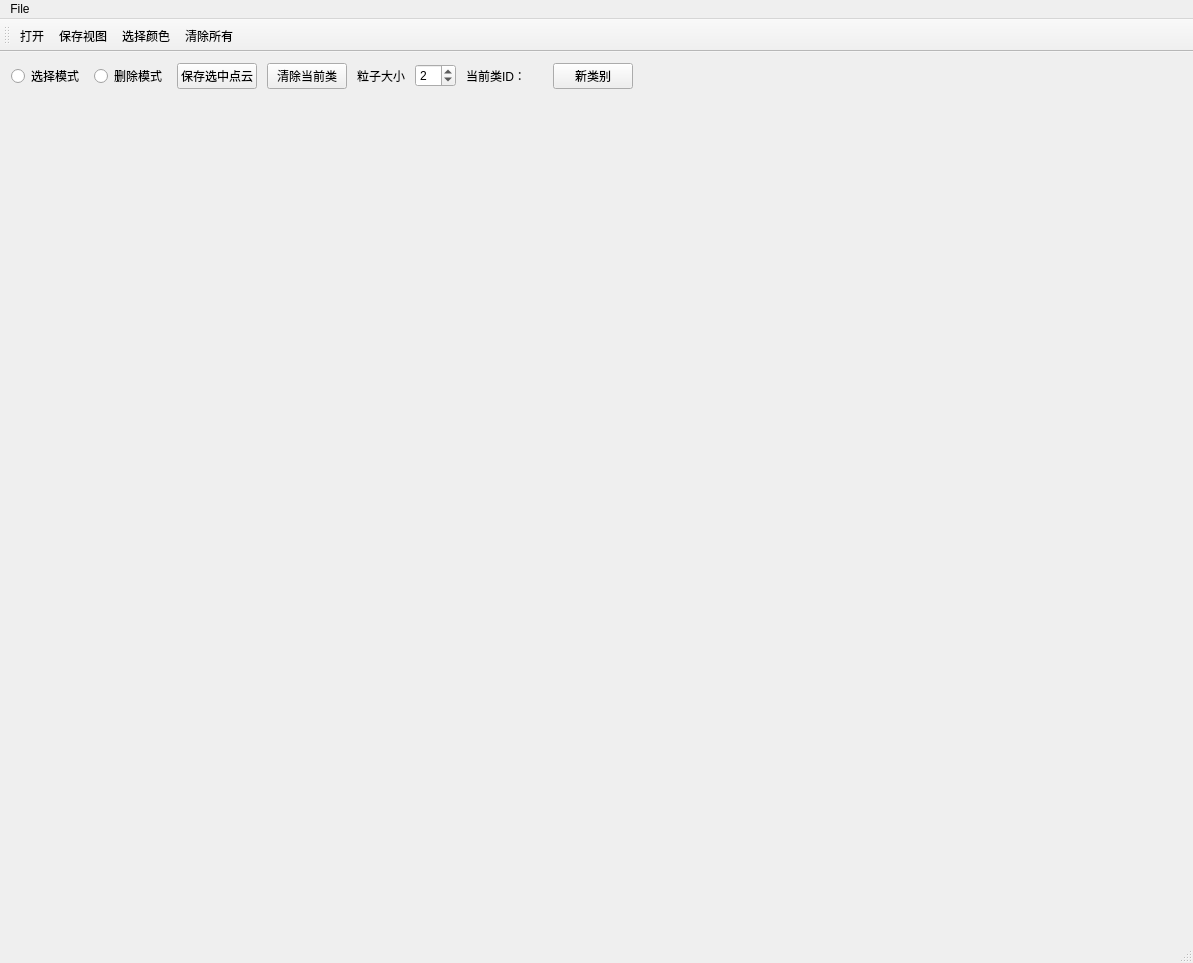
<?xml version="1.0" encoding="UTF-8"?>
<ui version="4.0">
 <class>MainWindow</class>
 <widget class="QMainWindow" name="MainWindow">
  <property name="geometry">
   <rect>
    <x>0</x>
    <y>0</y>
    <width>1193</width>
    <height>963</height>
   </rect>
  </property>
  <property name="windowTitle">
   <string>Point Clouds Editor</string>
  </property>
  <widget class="QWidget" name="centralWidget">
   <layout class="QVBoxLayout" name="verticalLayout" stretch="0,20">
    <item>
     <layout class="QHBoxLayout" name="horizontalLayout">
      <property name="spacing">
       <number>10</number>
      </property>
      <item>
       <widget class="QRadioButton" name="selectMode_rbtn">
        <property name="text">
         <string>选择模式</string>
        </property>
       </widget>
      </item>
      <item>
       <widget class="QRadioButton" name="deleteMode_rbtn">
        <property name="text">
         <string>删除模式</string>
        </property>
       </widget>
      </item>
      <item>
       <widget class="QPushButton" name="saveSelected_btn">
        <property name="text">
         <string>保存选中点云</string>
        </property>
       </widget>
      </item>
      <item>
       <widget class="QPushButton" name="clear_btn">
        <property name="text">
         <string>清除当前类</string>
        </property>
       </widget>
      </item>
      <item>
       <widget class="QLabel" name="label">
        <property name="text">
         <string>粒子大小</string>
        </property>
       </widget>
      </item>
      <item>
       <widget class="QSpinBox" name="pointSize_spinBox">
        <property name="value">
         <number>2</number>
        </property>
       </widget>
      </item>
      <item>
       <widget class="QLabel" name="label_2">
        <property name="text">
         <string>当前类ID：</string>
        </property>
       </widget>
      </item>
      <item>
       <widget class="QLabel" name="nowCategory_label">
        <property name="text">
         <string/>
        </property>
       </widget>
      </item>
      <item>
       <widget class="QPushButton" name="NewCategory_btn">
        <property name="text">
         <string>新类别</string>
        </property>
       </widget>
      </item>
      <item>
       <spacer name="horizontalSpacer">
        <property name="orientation">
         <enum>Qt::Horizontal</enum>
        </property>
        <property name="sizeHint" stdset="0">
         <size>
          <width>40</width>
          <height>20</height>
         </size>
        </property>
       </spacer>
      </item>
     </layout>
    </item>
    <item>
     <widget class="QVTKOpenGLWidget" name="openGLWidget" native="true"/>
    </item>
   </layout>
  </widget>
  <widget class="QMenuBar" name="menuBar">
   <property name="geometry">
    <rect>
     <x>0</x>
     <y>0</y>
     <width>1193</width>
     <height>29</height>
    </rect>
   </property>
   <widget class="QMenu" name="menuFile">
    <property name="title">
     <string>File</string>
    </property>
    <addaction name="actionOpen"/>
    <addaction name="actionSave"/>
   </widget>
   <addaction name="menuFile"/>
  </widget>
  <widget class="QStatusBar" name="statusBar"/>
  <widget class="QToolBar" name="mainToolBar">
   <attribute name="toolBarArea">
    <enum>TopToolBarArea</enum>
   </attribute>
   <attribute name="toolBarBreak">
    <bool>false</bool>
   </attribute>
   <addaction name="actionOpen"/>
   <addaction name="actionSave"/>
   <addaction name="actionSelect_Color"/>
   <addaction name="actionClearAll"/>
  </widget>
  <action name="actionOpen">
   <property name="text">
    <string>打开</string>
   </property>
   <property name="toolTip">
    <string>打开</string>
   </property>
  </action>
  <action name="actionSave">
   <property name="text">
    <string>保存视图</string>
   </property>
  </action>
  <action name="actionSelect_Color">
   <property name="text">
    <string>选择颜色</string>
   </property>
   <property name="toolTip">
    <string>Select Color</string>
   </property>
  </action>
  <action name="actionClearAll">
   <property name="text">
    <string>清除所有</string>
   </property>
  </action>
 </widget>
 <layoutdefault spacing="6" margin="11"/>
 <customwidgets>
  <customwidget>
   <class>QVTKOpenGLWidget</class>
   <extends>QWidget</extends>
   <header location="global">QVTKOpenGLWidget.h</header>
   <container>1</container>
  </customwidget>
 </customwidgets>
 <resources/>
 <connections/>
</ui>
